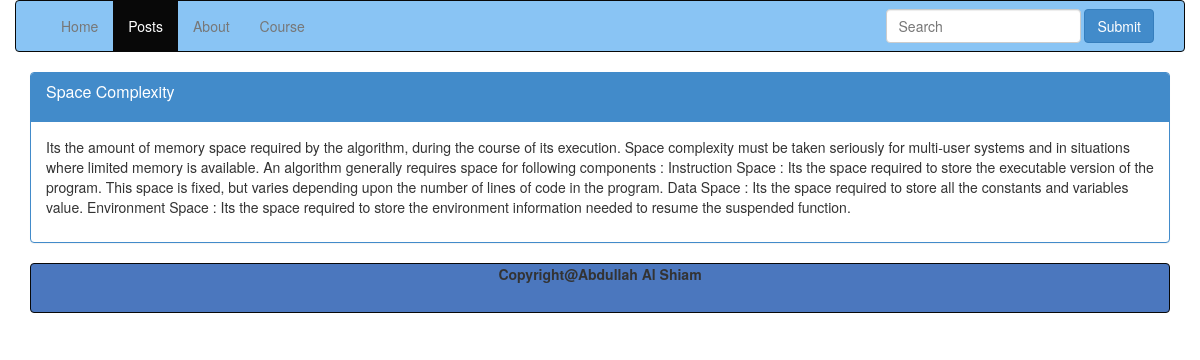
Page /?controller=posts&action=show&id=3 on the committed database.
### tables this page shows
CREATE TABLE `posts` (
  `id` int(11) NOT NULL,
  `title` varchar(255) NOT NULL,
  `content` text NOT NULL,
  `description` text NOT NULL
);

### controllers/posts_controller.php (called while the page is built, shortened)
<?php
  class PostsController {
    public function show() {
      $post = Post::find($_GET['id']);
      require_once('views/posts/show.php');
    }
  }
?>

### index.php (called while the page is built, shortened)
<?php
  require_once('views/layout.php');
?>

### models/post.php (called while the page is built, shortened)
<?php
  class Post {
    public function __construct($id, $title, $content,$description) {
      $this->title  = $title;
      $this->description = $description;
    }
    public static function find($id) {
      $db = Db::getInstance();
      $id = intval($id);
      $req = $db->prepare('SELECT * FROM posts WHERE id = :id');
      $req->execute(array('id' => $id));
      $post = $req->fetch();
      return new Post($post['id'], $post['title'], $post['content'],$post['description']);
    }
  }
?>

### views/posts/show.php (the view, shortened to what this page needs)
<div class="container">
  <div class="row">
    <nav class="navbar navbar-default navbar-inverse" style="background-color: #89C4F4;" role="navigation">
      <div class="container-fluid">
        <div class="collapse navbar-collapse" id="bs-example-navbar-collapse-1">
          <ul class="nav navbar-nav">
            <li><a href='?controller=pages&action=home'>Home</a></li>
            <li class="active"><a href='?controller=posts&action=index'>Posts</a></li>
           <li><a href='#'>About</a></li>
            <li><a href='#'>Course</a></li>
          </ul>
          <form class="navbar-form navbar-right" role="search">
            <div class="form-group">
              <input type="text" class="form-control" placeholder="Search">
            </div>
            <button type="submit" class="btn  btn-primary">Submit</button>
          </form>
        </div>
      </div>
    </nav>
  </div>
<div class="row">
<div class="col-sm-12">
<div class="panel panel-primary">
  <div class="panel-heading">
    <h3 class="panel-title"><p><?php echo $post->title; ?></p></h3>
  </div>
  <div class="panel-body">
<p><?php echo $post->description; ?></p>
  </div>
</div>
</div>
</div>
 <footer>
  <nav class="navbar navbar-default navbar-inverse" style="background-color: #4B77BE;" role="navigation">
      <p class="text-center"><b>Copyright@Abdullah Al Shiam</b></p>
    </nav>
    </footer>
</div>

### rows in the picture
posts: title "Space Complexity", description "Its the amount of memory space required by the algorithm, during the course of its execution. Space complexity must be taken seriously for multi-user systems and in situations where limited memory is available. An algorithm generally requires space for following components : Instruction Space : Its the space required to store the executable version of the program. This space is fixed, but varies depending upon the number of lines of code in the program. Data Space : Its the space required to store all the constants and variables value. Environment Space : Its the space required to store the environment information needed to resume the suspended function."
